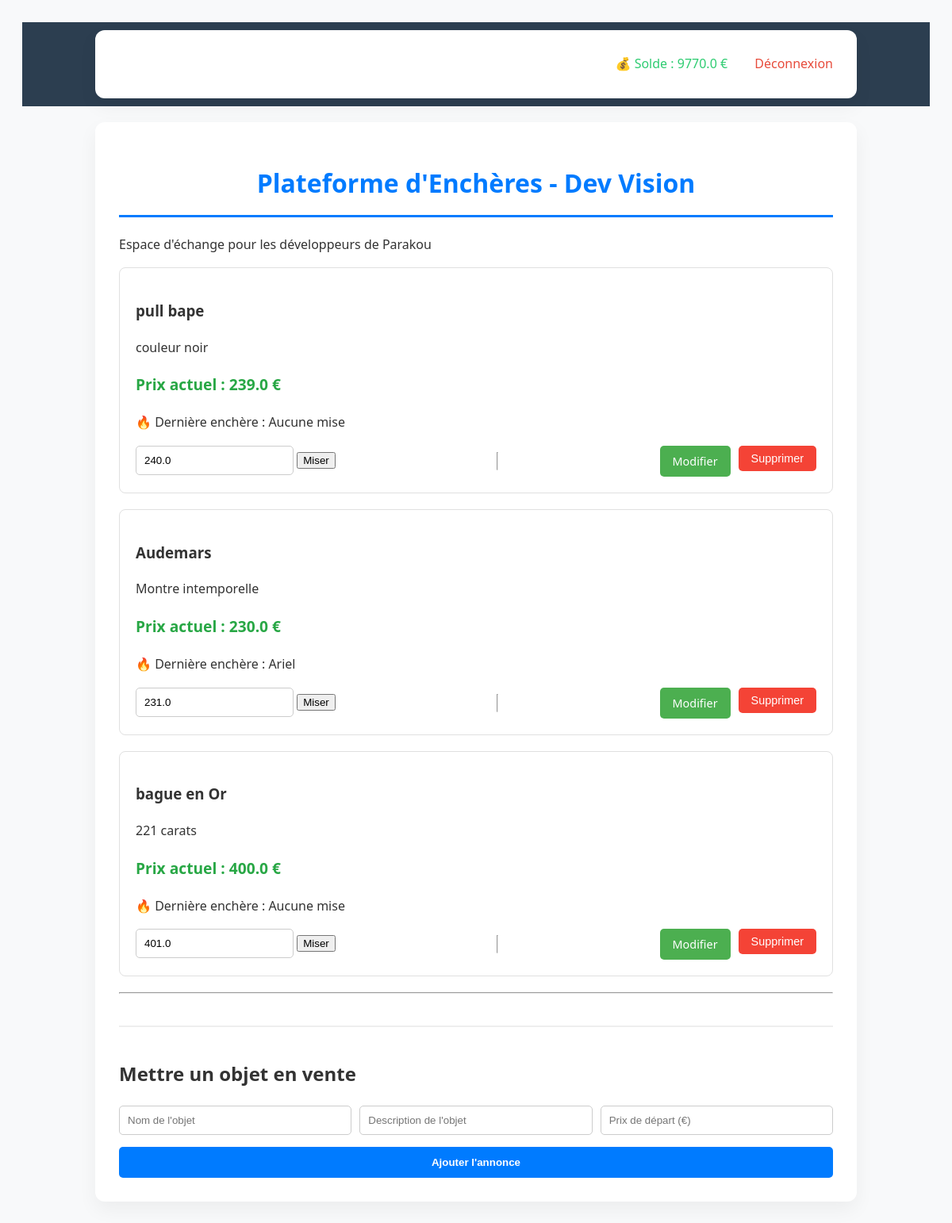
Page / (signed in) on the committed database.
### tables this page shows
CREATE TABLE objets (
            id INTEGER PRIMARY KEY AUTOINCREMENT,
            nom TEXT NOT NULL,
            description TEXT,
            prix_actuel REAL NOT NULL,
            etat TEXT NOT NULL,
            vendeur_id INTEGER,
            dernier_encherisseur_id INTEGER,     
            FOREIGN KEY (vendeur_id) REFERENCES utilisateurs(id)
        );

CREATE TABLE utilisateurs (
            id INTEGER PRIMARY KEY AUTOINCREMENT,
            nom TEXT NOT NULL,
            email TEXT UNIQUE NOT NULL,
            mot_de_passe TEXT NOT NULL,
            solde REAL NOT NULL DEFAULT 0.0
        );

### src/app.py (the view)
@app.route('/')
def index():
    objets = Repository.get_all_objets()
    return render_template('index.html', objets=objets)

### src/database/db.py (called while the page is built)
def connect_db():
    conn = sqlite3.connect(DB_NAME)
    conn.row_factory = sqlite3.Row
    return conn

### src/database/repository.py (called while the page is built)
    @staticmethod
    def get_all_objets():
        try:
            with connect_db() as conn:
                cursor = conn.cursor()
                query = """
                    SELECT o.*, u.nom as nom_gagnant
                    FROM objets o
                    LEFT JOIN utilisateurs u ON o.dernier_encherisseur_id = u.id
                """
                cursor.execute(query)
                rows = cursor.fetchall()
                liste = []
                for row in rows:
                    obj = Objet(row['id'], row['nom'], row['description'], row['prix_actuel'])
                    obj.nom_gagnant = row['nom_gagnant'] if row['nom_gagnant'] else "Aucune mise"
                    liste.append(obj)
                return liste
        except sqlite3.Error as e:
            logging.error(f"Erreur listage : {e}")
            return []

### src/templates/index.html (shortened to what this page needs)
<!DOCTYPE html>
<html lang="fr">
<head>
    <link rel="stylesheet" href="{{ url_for('static', filename='css/style.css') }}">
</head>
<body>
    <nav class="auth-nav">
        <div class="container">
            {% if session.user_nom %}
                <div class="user-info">
                    <span>Bienvenue, <strong>{{ session.user_nom }}</strong></span>
                    <span class="wallet">💰 Solde : {{ session.user_solde }} €</span>
                    <a href="{{ url_for('deconnexion') }}" class="btn-logout">Déconnexion</a>
                </div>
            {% else %}
                <div class="auth-links">
                    <a href="{{ url_for('connexion') }}">Connexion</a>
                    <a href="{{ url_for('inscription') }}">Inscription</a>
                </div>
            {% endif %}
        </div>
    </nav>
    <div class="container">
        <header>
            <h1>Plateforme d'Enchères - Dev Vision</h1>
            <p>Espace d'échange pour les développeurs de Parakou</p>
        </header>
        <main>
            <div class="inventory">
                {% for objet in objets %}
                    <div class="objet-card">
                        <h3>{{ objet.nom }}</h3>
                        <p>{{ objet.description }}</p>
                        <p class="price">Prix actuel : <strong>{{ objet.prix_actuel }} €</strong></p>
                         <p class="bidder">
    🔥 Dernière enchère :
    <span class="badge">{{ objet.nom_gagnant }}</span>
</p>
                        <div class="actions">
                            {% if session.user_id %}
                            <form action="/encherir/{{ objet.id }}" method="POST" class="bid-form">
                          <input type="number" name="montant" step="0.01" min="{{ objet.prix_actuel + 0.01 }}" value="{{ objet.prix_actuel + 1 }}" required>
                                <button type="submit" class="btn-bid">Miser</button>
                            </form>
                            {% endif %}
                            <hr>
                            <a href="/modifier/{{ objet.id }}" class="btn-modifier">Modifier</a>
                            <form action="/supprimer/{{ objet.id }}" method="POST" style="display:inline;">
                                <button type="submit" class="btn-supprimer" onclick="return confirm('Supprimer cet objet ?')">
                                    Supprimer
                                </button>
                            </form>
                        </div>
                    </div>
                {% else %}
                    <p>Aucun objet n'est en vente pour le moment.</p>
                {% endfor %}
            </div>
            <hr>
            <section class="form-section">
                <h2>Mettre un objet en vente</h2>
                <form action="/ajouter" method="POST" class="add-form">
                    <div class="form-group">
                        <input type="text" name="nom" placeholder="Nom de l'objet" required>
                        <input type="text" name="description" placeholder="Description de l'objet">
                        <input type="number" name="prix" step="0.01" placeholder="Prix de départ (€)" required>
                    </div>
                    <button type="submit" class="btn-submit">Ajouter l'annonce</button>
                </form>
            </section>
        </main>
    </div>
</body>
</html>

### src/static/css/style.css (style rules this page uses)
body { font-family: 'Segoe UI', Tahoma, Geneva, Verdana, sans-serif; background-color: #f8f9fa; color: #333; line-height: 1.6; padding: 20px; }
.container { max-width: 900px; margin: 0 auto; background: #ffffff; padding: 30px; border-radius: 12px; box-shadow: 0 10px 25px rgba(0,0,0,0.05); }
h1 { color: #007bff; text-align: center; border-bottom: 3px solid #007bff; padding-bottom: 15px; }
.objet-card { border: 1px solid #e0e0e0; padding: 20px; margin-bottom: 20px; border-radius: 8px; transition: transform 0.2s; }
.price { font-size: 1.2em; color: #28a745; font-weight: bold; }
.actions { margin-top: 15px; display: flex; gap: 10px; }
.btn-modifier { background-color: #4CAF50; color: white; padding: 8px 16px; text-decoration: none; border-radius: 5px; font-size: 0.9em; }
.btn-supprimer { background-color: #f44336; color: white; border: none; padding: 8px 16px; border-radius: 5px; cursor: pointer; font-size: 0.9em; }
.form-section { margin-top: 40px; padding-top: 20px; border-top: 2px solid #eee; }
.add-form { display: flex; flex-direction: column; gap: 15px; }
.form-group { display: flex; gap: 10px; }
input { padding: 10px; border: 1px solid #ccc; border-radius: 5px; flex: 1; }
.btn-submit { background-color: #007bff; color: white; border: none; padding: 12px; border-radius: 5px; cursor: pointer; font-weight: bold; }
.auth-nav { background: #2c3e50; color: white; padding: 10px 0; margin-bottom: 20px; }
.auth-nav .container { display: flex; justify-content: flex-end; }
.auth-nav a { color: #3498db; text-decoration: none; margin-left: 15px; }
.auth-nav .wallet { margin: 0 15px; color: #2ecc71; }
.btn-logout { color: #e74c3c !important; }

### rows in the picture
objets: nom "pull bape", description "couleur noir", prix_actuel "239.0", nom_gagnant "Aucune mise", montant "240.0"
objets: nom "Audemars", description "Montre intemporelle", prix_actuel "230.0", nom_gagnant "Ariel", montant "231.0"
objets: nom "bague en Or", description "221 carats", prix_actuel "400.0", nom_gagnant "Aucune mise", montant "401.0"

### other values in the picture
{{ session.user_solde }} "9770.0"
